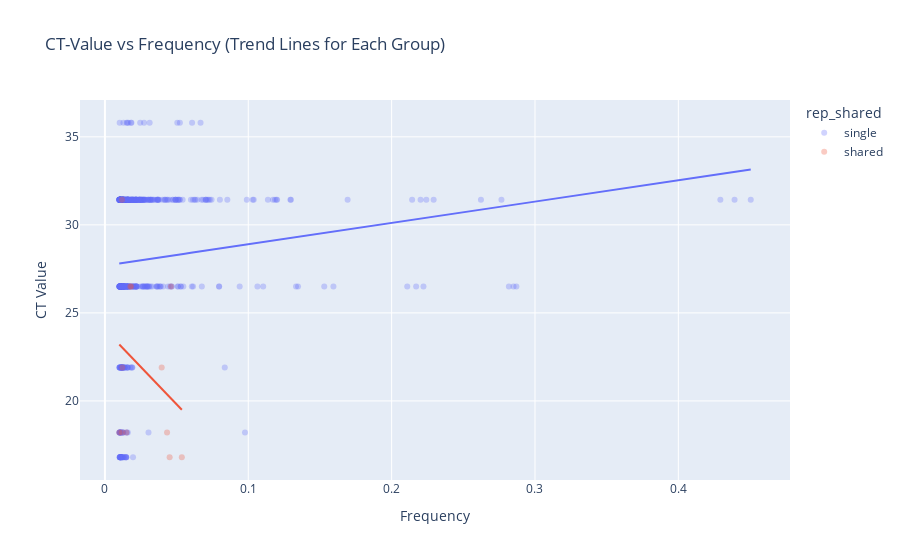

The code cell stored with this chart in its notebook:
### Code cell
fig = px.scatter(stocks, 
                 y="ct_value", 
                 x="avg_freq", 
                 color="rep_shared",  # Colors by 'rep_shared'
                 trendline="ols",      # Adds a trend line for each group
                 title="CT-Value vs Frequency (Trend Lines for Each Group)",
                 labels={"ct_value": "CT Value", "avg_freq": "Frequency"},
                 opacity=0.3)

fig.show()

### Figure 1 — Plotly figure (JSON) as saved in the notebook; plotly's stock layout.template omitted (floating-point values rounded to 4 significant figures; data arrays with more than 128 entries replaced by an {"elided": "..."} marker saying what was removed)
{"data": [{"hovertemplate": "rep_shared=single<br>Frequency=%{x}<br>CT Value=%{y}<extra></extra>", "legendgroup": "single", "marker": {"color": "#636efa", "opacity": 0.3, "symbol": "circle"}, "mode": "markers", "name": "single", "orientation": "v", "showlegend": true, "type": "scatter", "x": {"elided": "523 float values"}, "xaxis": "x", "y": {"elided": "523 float values"}, "yaxis": "y"}, {"hovertemplate": "<b>OLS trendline</b><br>ct_value = 12.1218 * avg_freq + 27.6851<br>R<sup>2</sup>=0.018113<br><br>rep_shared=single<br>Frequency=%{x}<br>CT Value=%{y} <b>(trend)</b><extra></extra>", "legendgroup": "single", "marker": {"color": "#636efa", "symbol": "circle"}, "mode": "lines", "name": "single", "showlegend": false, "type": "scatter", "x": {"elided": "523 float values"}, "xaxis": "x", "y": {"elided": "523 float values"}, "yaxis": "y"}, {"hovertemplate": "rep_shared=shared<br>Frequency=%{x}<br>CT Value=%{y}<extra></extra>", "legendgroup": "shared", "marker": {"color": "#EF553B", "opacity": 0.3, "symbol": "circle"}, "mode": "markers", "name": "shared", "orientation": "v", "showlegend": true, "type": "scatter", "x": [0.04515, 0.05365, 0.01175, 0.04335, 0.01495, 0.01005, 0.0396, 0.01215, 0.04605, 0.01765, 0.0183, 0.0119], "xaxis": "x", "y": [16.8, 16.8, 18.2, 18.2, 18.2, 18.2, 21.9, 21.9, 26.5, 26.5, 26.5, 31.42], "yaxis": "y"}, {"hovertemplate": "<b>OLS trendline</b><br>ct_value = -85.1201 * avg_freq + 24.0621<br>R<sup>2</sup>=0.086319<br><br>rep_shared=shared<br>Frequency=%{x}<br>CT Value=%{y} <b>(trend)</b><extra></extra>", "legendgroup": "shared", "marker": {"color": "#EF553B", "symbol": "circle"}, "mode": "lines", "name": "shared", "showlegend": false, "type": "scatter", "x": [0.01005, 0.01175, 0.0119, 0.01215, 0.01495, 0.01765, 0.0183, 0.0396, 0.04335, 0.04515, 0.04605, 0.05365], "xaxis": "x", "y": [23.21, 23.06, 23.05, 23.03, 22.79, 22.56, 22.5, 20.69, 20.37, 20.22, 20.14, 19.5], "yaxis": "y"}], "layout": {"legend": {"title": {"text": "rep_shared"}, "tracegroupgap": 0}, "title": {"text": "CT-Value vs Frequency (Trend Lines for Each Group)"}, "xaxis": {"anchor": "y", "domain": [0, 1], "title": {"text": "Frequency"}}, "yaxis": {"anchor": "x", "domain": [0, 1], "title": {"text": "CT Value"}}}}
